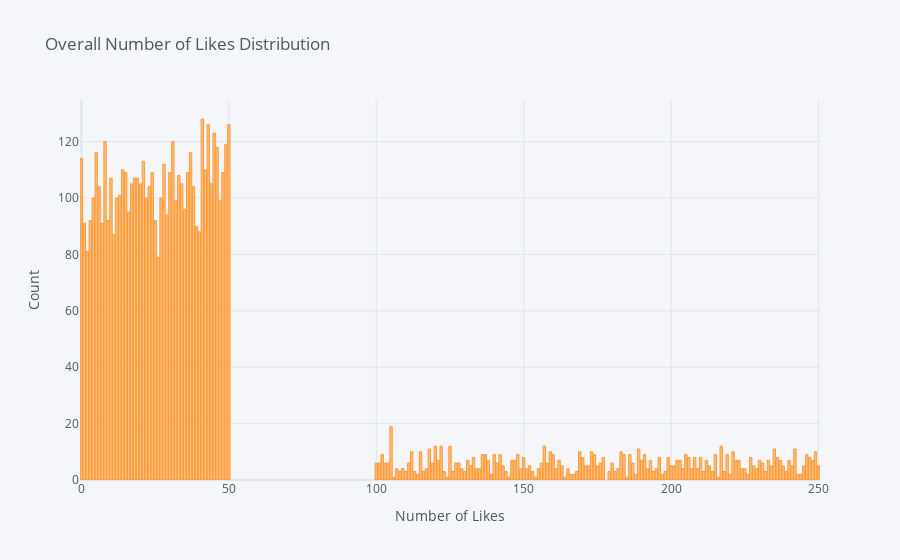

Notebook cell for this chart:
### Markdown cell above
### The number of likes distribution is right skewed for this dataset, with most of the high count being under 50 likes and low counts for 100+ likes. Interesting that there are no likes between 50 - 100 but that's the data that was given

### Code cell
tweets_df['likes_count'].value_counts().iplot(kind='bar', xTitle='Number of Likes',
                                    yTitle='Count', title='Overall Number of Likes Distribution')

### Figure 1 — Plotly figure (JSON) as saved in the notebook; plotly's stock layout.template omitted (floating-point values rounded to 4 significant figures; data arrays with more than 128 entries replaced by an {"elided": "..."} marker saying what was removed)
{"data": [{"marker": {"color": "rgba(255, 153, 51, 0.6)", "line": {"color": "rgba(255, 153, 51, 1.0)", "width": 1}}, "name": "likes_count", "orientation": "v", "text": "", "type": "bar", "x": {"elided": "201 int values"}, "y": {"elided": "201 int values"}}], "layout": {"legend": {"bgcolor": "#F5F6F9", "font": {"color": "#4D5663"}}, "paper_bgcolor": "#F5F6F9", "plot_bgcolor": "#F5F6F9", "title": {"font": {"color": "#4D5663"}, "text": "Overall Number of Likes Distribution"}, "xaxis": {"gridcolor": "#E1E5ED", "showgrid": true, "tickfont": {"color": "#4D5663"}, "title": {"font": {"color": "#4D5663"}, "text": "Number of Likes"}, "zerolinecolor": "#E1E5ED"}, "yaxis": {"gridcolor": "#E1E5ED", "showgrid": true, "tickfont": {"color": "#4D5663"}, "title": {"font": {"color": "#4D5663"}, "text": "Count"}, "zerolinecolor": "#E1E5ED"}}}
